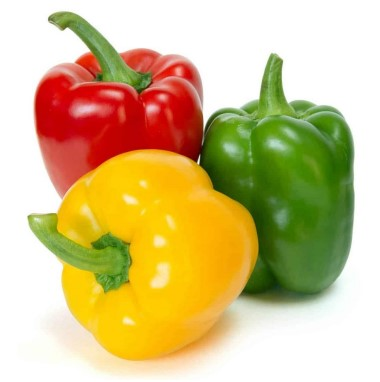
%> input picture Lab 2/Q3/Figure2.jpg, 380 x 382 px
$ octave Lab2Q3.m   (GNU Octave 9; MATLAB toolbox functions it lacks are replaced by stand-ins)
%> lines starting %> are read from the running program, lines starting %| are printed output that depends on the picture
% Clear the workspace
clear all;
close all;

% Load the color image
image = imread('Figure2.jpg');
%> image is the input picture: size 382x380x3 uint8; mean R, G, B 211.3, 191.1, 134.8

% Convert the image to grayscale
gray_image = rgb2gray(image);
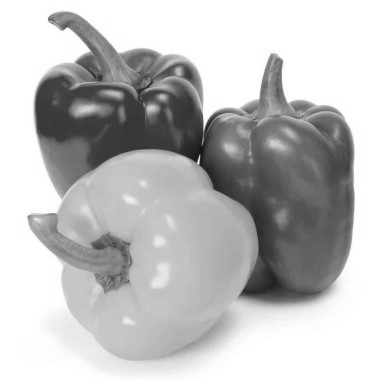
%> gray_image: size 382x380 uint8; min 15, max 255, mean 190.7

% Normalize the histogram using in-built function with automatic intensity range
intensity_range = stretchlim(gray_image);
%> intensity_range = [0.2; 1]
normalized_image = imadjust(gray_image, intensity_range, [0, 1]);
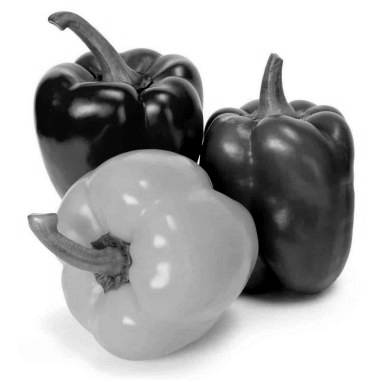
%> normalized_image: size 382x380 uint8; min 0, max 255, mean 174.7

% Plotting the results
figure;
subplot(2, 2, 1);
imshow(gray_image);
title('Original Grayscale Image');

subplot(2, 2, 2);
imhist(gray_image);
title('Histogram of Original Image');

subplot(2, 2, 3);
imshow(normalized_image);
title('Normalized Image (MATLAB Built-in Function)');

subplot(2, 2, 4);
imhist(normalized_image);
title('Histogram of Normalized Image (MATLAB Built-in Function)');
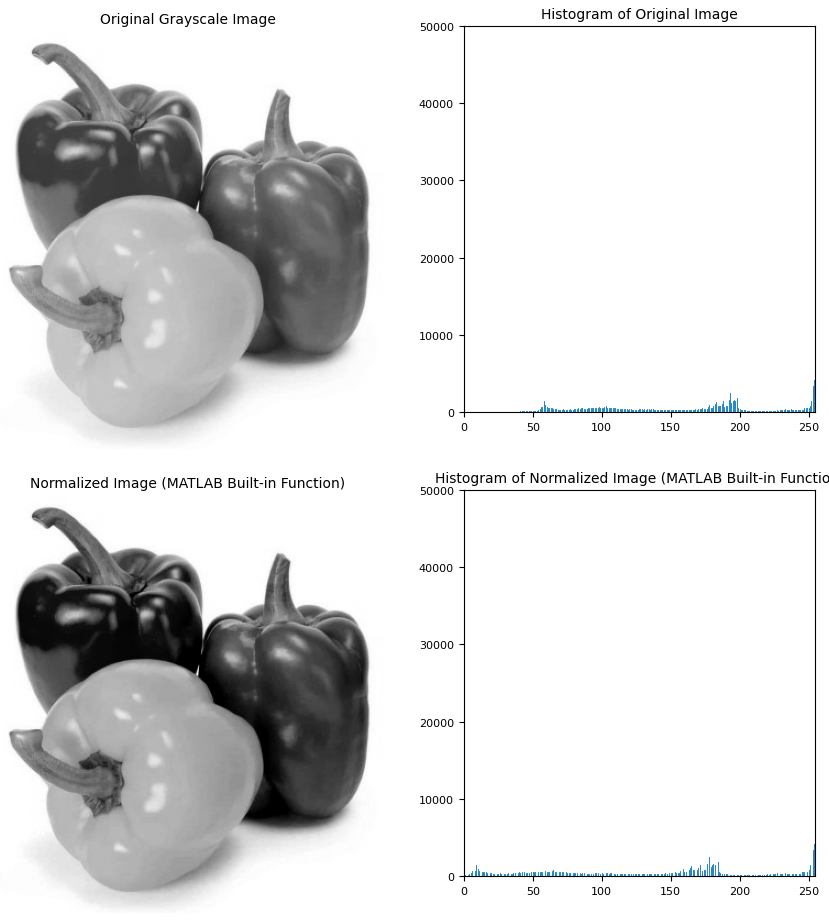
%> figure redrawn from the program's plot data, 4 panels
